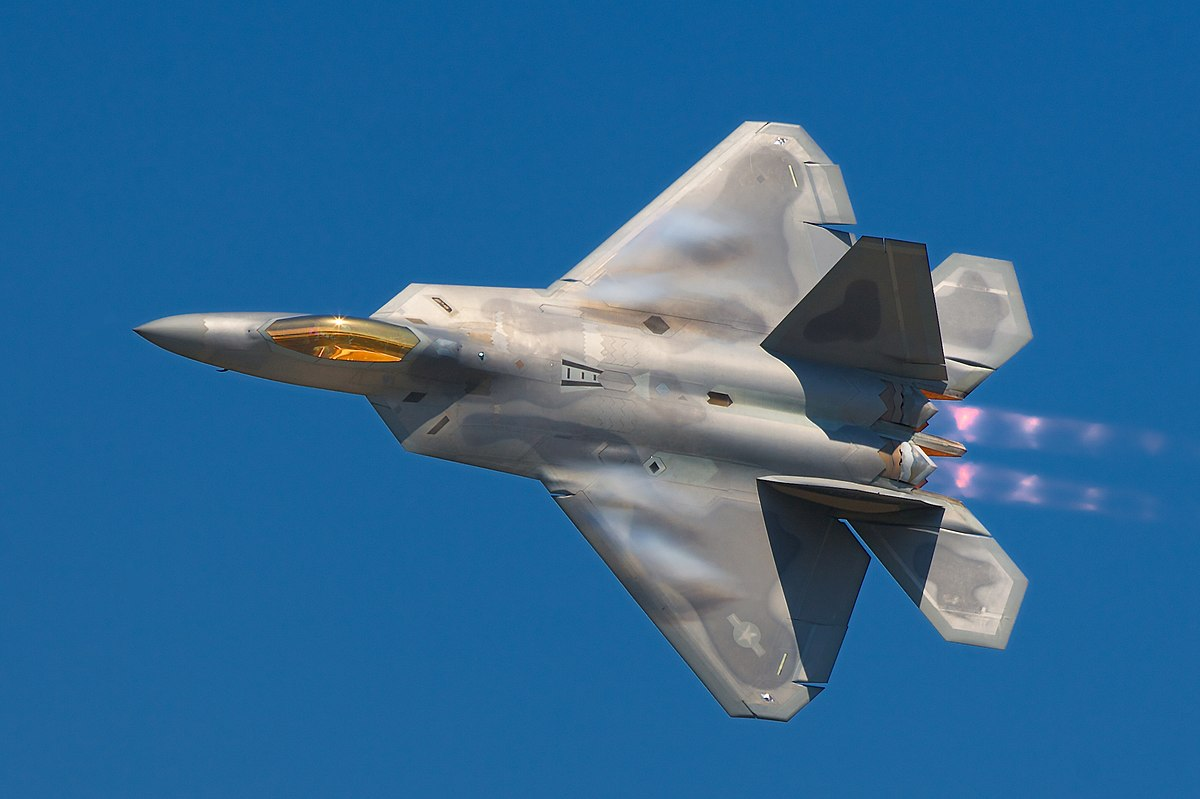
#> input picture pictures/f22.jpg, 1200 x 799 px, found by its file name
$ python opencv_6.py
#> lines starting #> are read from the running program, lines starting #| are printed output that depends on the picture
import cv2
import numpy as np

img = cv2.imread("pictures/f22.jpg")
#> img is the input picture: shape (799, 1200, 3); mean B, G, R 147.8, 104.3, 48.8
cv2.imshow("orijin", img)

#yatay
hor = np.hstack((img,img))
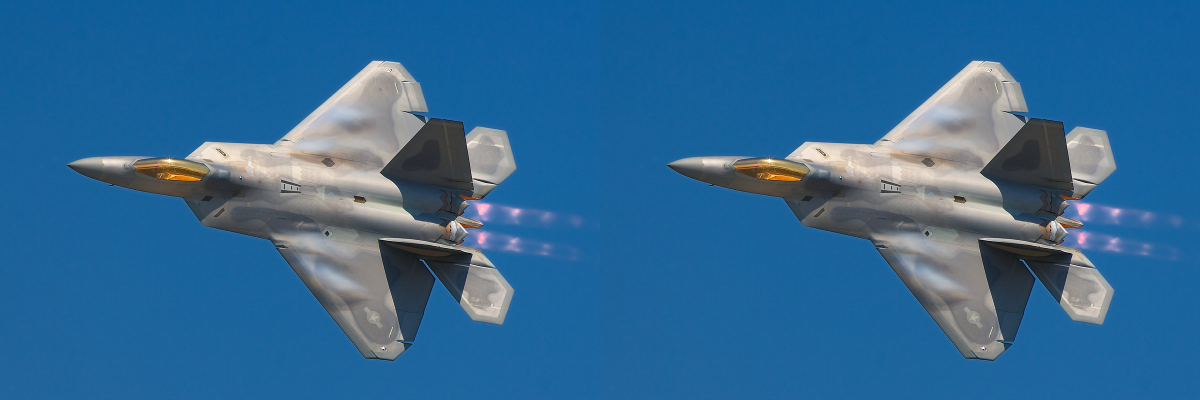
#> hor: shape (799, 2400, 3) (shown at 1/2 size); mean B, G, R 147.8, 104.3, 48.8
cv2.imshow("horizontal",hor)

#dikey
ver = np.vstack((img,img))
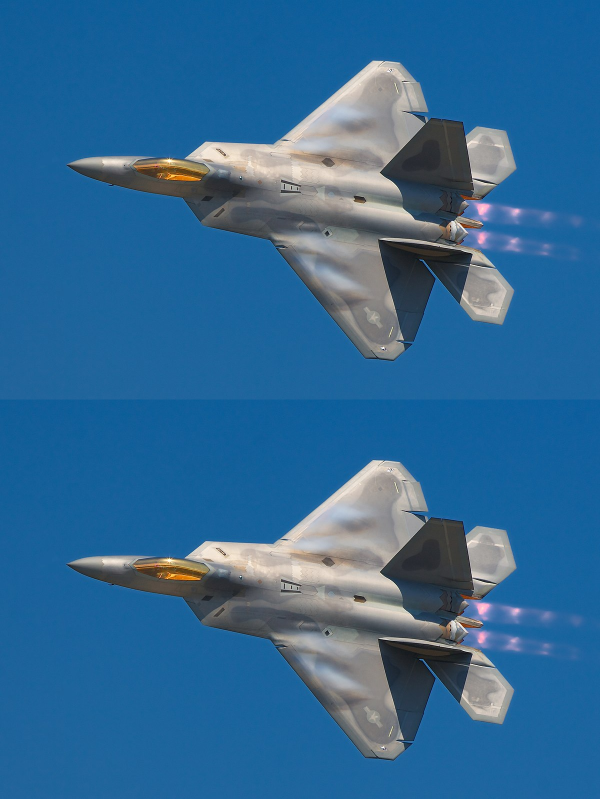
#> ver: shape (1598, 1200, 3) (shown at 1/2 size); mean B, G, R 147.8, 104.3, 48.8
cv2.imshow("vertical", ver)


k = cv2.waitKey(0) & 0xFF
#> (key Esc is pressed here)
if k == 27:
#> (the run stopped early here; a loop or call above may not have finished)
